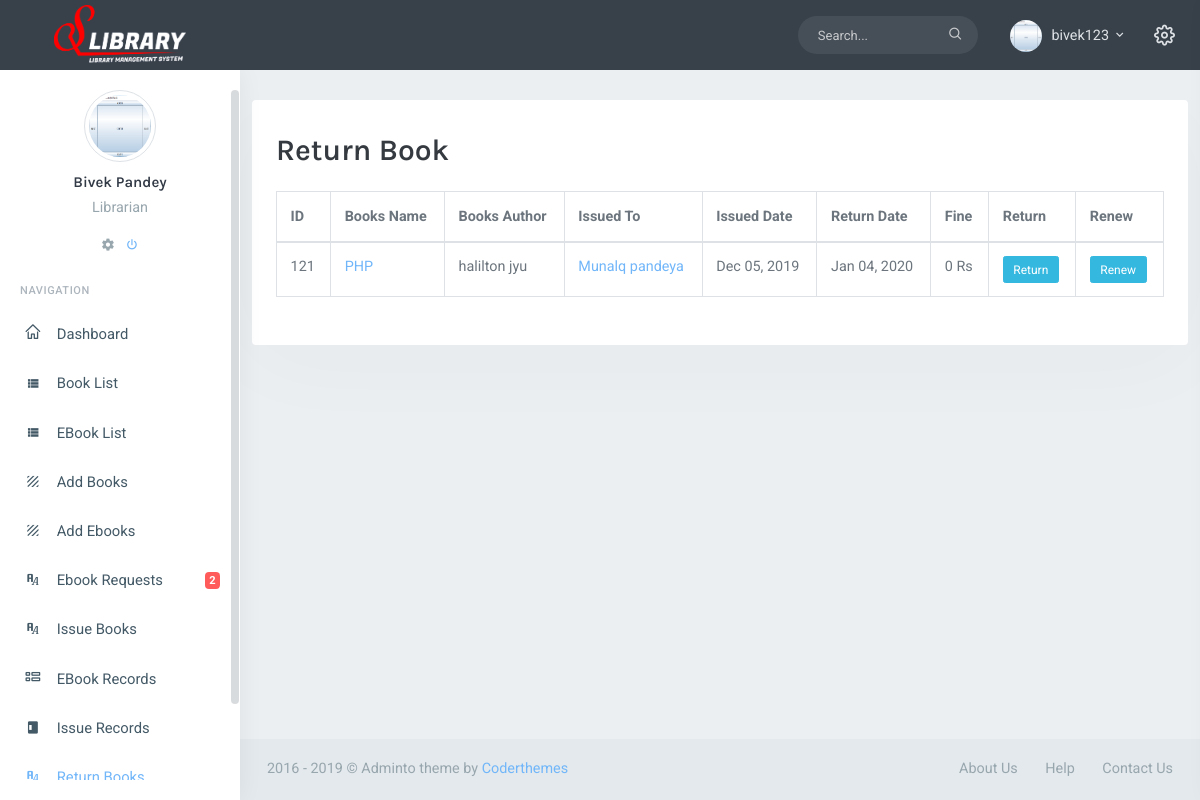
The app's page /issuedbooks (signed in), older data.
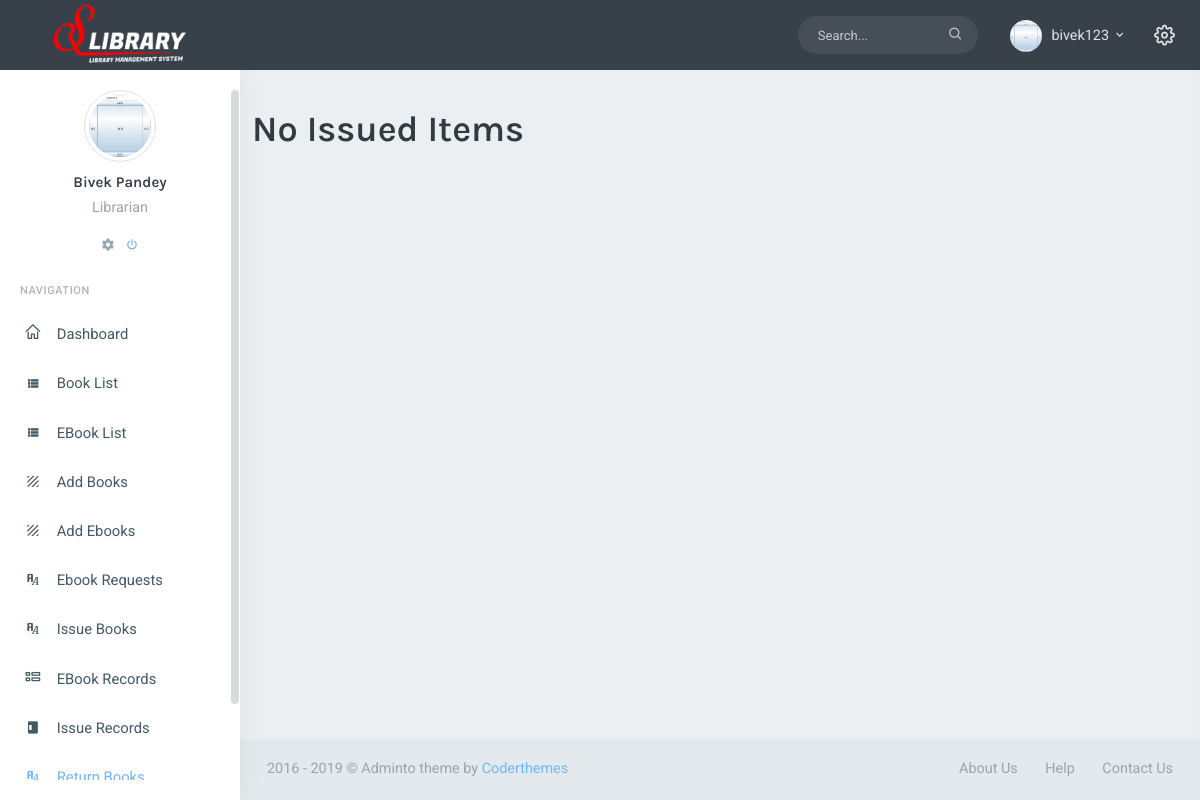
The same page, newer data.
### operations/models.py (models this page shows, shortened)
class IssueBooks(models.Model):
	student=models.ForeignKey(settings.AUTH_USER_MODEL,
		on_delete=models.CASCADE)
	book=models.ForeignKey(AddBooks, on_delete=models.CASCADE)
	issued_date=models.DateTimeField(auto_now_add=True)
	return_date=models.DateTimeField()
	fine=models.IntegerField(default=0)
	returned=models.BooleanField(default=False)
	returned_date=models.DateTimeField(blank=True, null=True)
	returned_by=models.ForeignKey(settings.AUTH_USER_MODEL,
		on_delete=models.CASCADE,
		related_name='return_by_User', null=True, blank=True)
	issued_by=models.ForeignKey(settings.AUTH_USER_MODEL,
		on_delete=models.CASCADE,
		related_name='User', null=True)
	renewed=models.BooleanField(default=False)
	renewed_date=models.DateTimeField(blank=True, null=True)
	renewed_by=models.ForeignKey(settings.AUTH_USER_MODEL,
		on_delete=models.CASCADE, null=True, related_name='renewser')
	def __init__(self, *args ,**kwargs):
		super(IssueBooks ,self).__init__(*args, **kwargs)
		current_time=datetime.datetime.utcnow().replace(tzinfo=pytz.UTC)
		if self.return_date and not self.returned_date:
		    if self.return_date < current_time:
		    	diff= current_time - self.return_date
		    	int_diff=int(diff.days)
		    	ratio=int_diff//30
		    	self.fine=(ratio+1)*200

class AddBooks(models.Model):
	books_name=models.CharField(max_length=100)
	books_image=models.ImageField(upload_to='image', default='image/bookim.png')
	books_author_name=models.CharField(max_length=100)
	books_publication_name=models.CharField(max_length=100)
	books_purchase_date=models.DateTimeField(auto_now_add=True)
	books_price=models.PositiveIntegerField()
	books_quantity=models.PositiveIntegerField()
	available_quantity=models.PositiveIntegerField()
	barcode=models.ImageField(blank=True, null=True,upload_to='book_barcode')
	catagory = models.ForeignKey(Catagory, on_delete=models.CASCADE, null=True)
	added_by=models.ForeignKey(settings.AUTH_USER_MODEL, on_delete=models.CASCADE)

### account/models.py (models this page shows)
class User(AbstractUser):
	CHOICES = (
        ('Librarian', 'Librarian'),
        ('Student', 'Student'),
    )
	Role=models.CharField(max_length=20,
		choices=CHOICES,
		default='Student')
	profile_pic=models.ImageField(upload_to='profile-pic',
		default='profile-pic/user.jpg')
	barcode=models.ImageField(blank=True, null=True)
	contact=models.CharField(max_length=100)
	is_active=models.BooleanField(default=False)

### operations/decorators.py (the view)
		def wrap(request, *args, **kwargs):
			if request.user.Role in allowed_roles:
				return func(request, *args, **kwargs)
			else:
				raise PermissionDenied

### operations/context_processors.py (called while the page is built)
def my_context_processor(request):
    if request.user.is_authenticated:
        count=Message.objects.filter(posted_to=request.user, read=False).count()
        msgs=Message.objects.filter(posted_to=request.user).order_by('Posted_on')[::-1]
        sent_msgs=Message.objects.filter(
            posted_by=request.user).order_by('Posted_on')[::-1]
        return {
            'count': count,
            'msgs':msgs,
            'sent_msgs':sent_msgs
        }
    return {}

def get_all_catagory(request):
    catagories=Catagory.objects.all()
    return {'catagories':catagories}

def issue_requests(request):
    issue_requests=EbookRequest.objects.all().count()
    return {'issue_requests':issue_requests}

### operations/views.py (called while the page is built)
@login_required
@role_required(allowed_roles=['Librarian'])
def IssuedBook(request):
    issueditems=IssueBooks.objects.filter(returned=False)
    return render(request,
        'operations/issued_list.html',
        {'issueditems':issueditems}
        )

### operations/templates/operations/issued_list.html (shortened to what this page needs)
{%extends 'operations/index.html'%}
{% load static %}
{% block content %}
{% if issueditems %}
<div class="row">
  <div class="col-12">
    <div class="card-box table-responsive">
      <h4 class="mt-0 header-title"><h2>Return Book</h2></h4>
      <table id="selection-table1" class="table table-bordered dt-responsive nowrap">
        <thead>
          <tr>
            <th>ID</th>
            <th>Books Name</th>
            <th>Books Author</th>
            <th>Issued To</th>
            <th>Issued Date</th>
            <th>Return Date</th>
            <th>Fine</th>
            <th>Return</th>
            <th>Renew</th>
          </tr>
        </thead>
        <tbody>
          {% for item in issueditems%}
          <tr>
            <td>{{item.id}}</td>
            <td> <a href="{% url 'detail-book' item.book.id %}">{{item.book.books_name}}</a></td>
            <td>{{item.book.books_author_name}}</td>
            <td>
              <a href="{% url 'std-detail' item.student.id %}">
                {{item.student.first_name}} {{item.student.last_name}}
              </a>
            </td>
            <td>{{item.issued_date|date:"M d, Y"}}</td>
            <td>{{item.return_date|date:"M d, Y"}}</td>
            <td>{{item.fine}} Rs</td>
            <td>
              <form method="POST" action="{%url 'returnbooks' item.id %}">
                <button value="{{item.id}}" id="{{item.id}}" type="button" class="btn btn-info btn-xs" onclick="alert(this.id)">Return</button>
              </form>
            </td>
            <td>
            {% if item.renewed == False %}
              <form method="POST" action="{%url 'renew-books' item.id %}">
                <button value="{{item.id}}" id="{{item.id}}" type="button" class="btn btn-info btn-xs" onclick="renewalert(this.id)">Renew</button>
              </form>
            {% else %}
                <button  type="button" class="btn btn-info btn-xs" disabled="">Renewed</button>
            {% endif %}
            </td>
          </tr>
          {% endfor%}
        </tbody>
      </table>
    </div>
  </div>
  {% else %}
  <h1>No Issued Items</h1>
  {% endif %}
  {% endblock %}
  {% block css%}
  <link rel="stylesheet" type="text/css" href="https://cdn.datatables.net/select/1.3.1/css/select.dataTables.min.css">
  {% endblock css%}

Row changes from the older to the newer data that the page shows:
no longer on this page (row edited): IssueBooks: id "121", book.books_name "PHP", book.books_author_name "halilton jyu", student.first_name "Munalq", student.last_name "pandeya", issued_date "Dec 05, 2019", return_date "Jan 04, 2020", fine "0"
Text that changed along with them:
{{ issue_requests }}: "2" → (not shown)
text no longer shown: "Return Book ID Books Name Books Author Issued To Issued Date Return Date Fine Return Renew"
text now shown: "No Issued Items"
